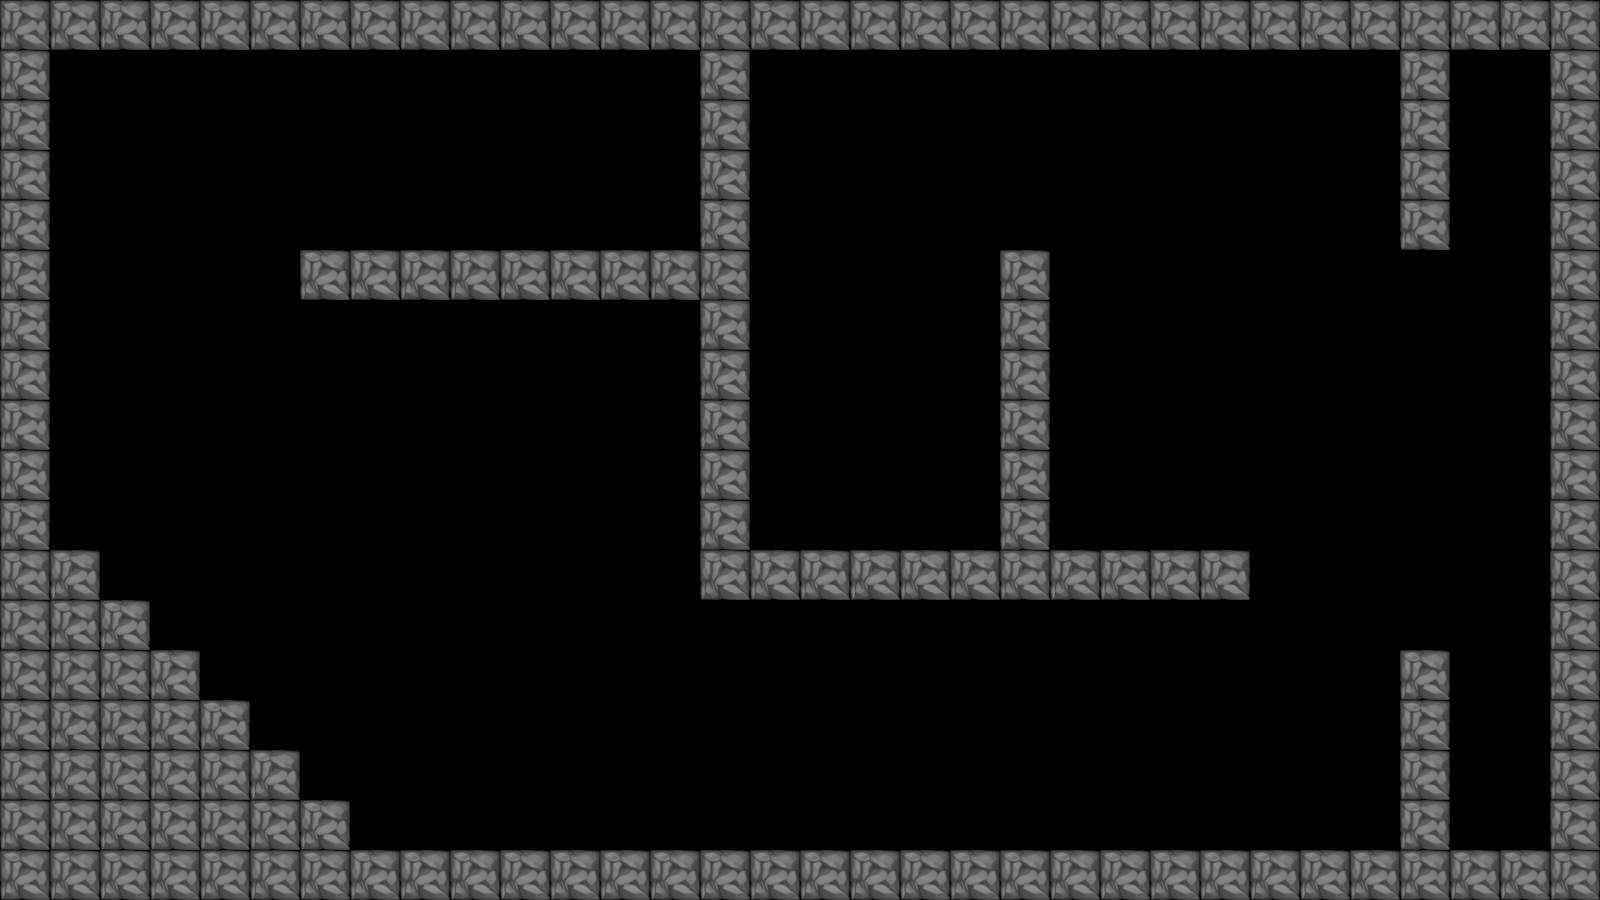

Rendered tile map (Tiled .tmx) drawn with the repository's tilesets; below, a short description and the map source with its tile grids summarised:
An orthogonal 32x18 tile map with 50x50 px tiles, 1 tile layer (Tile Layer 1).

<map version="1.0" orientation="orthogonal" renderorder="right-down" width="32" height="18" tilewidth="50" tileheight="50" nextobjectid="1">
 <tileset firstgid="1" name="tuiles cachot lave" tilewidth="50" tileheight="50" tilecount="64" columns="8">
  <image source="tuiles/tuiles cachot lave.png" width="400" height="400" />
 </tileset>
 <layer name="Tile Layer 1" width="32" height="18">
  <data>[576 cells, 160 non-empty, 1 distinct tile ids]</data>
 </layer>
</map>
